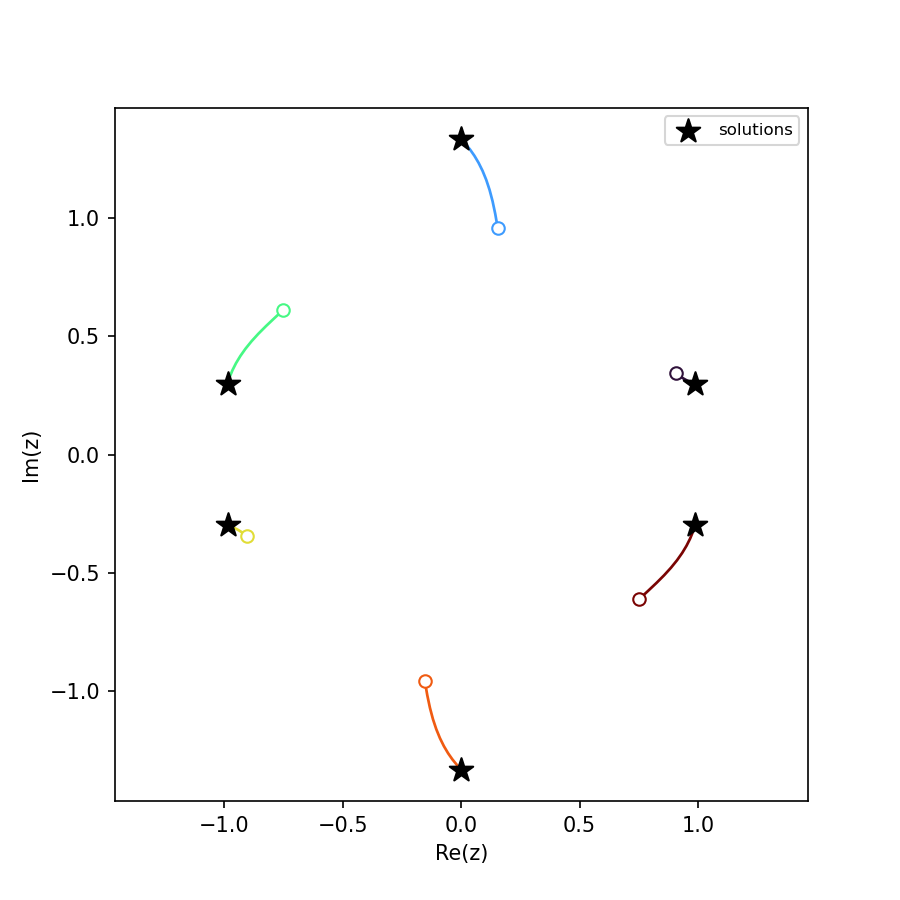

Recreate this plot in Python.
"""Watching the paths: observers and path data.

An observer is a small object you attach to a tracker (or any observable); its ``Observe``
method is called with an event every time something happens along a path.  This script builds
up from a one-line observer, to ``PathDataCollector`` recording a single path into numpy, to the
``SolutionPathCollector`` meta-observer that records every path of a whole solve -- and plots the
results.  It produces three figures:

    * observers_and_path_data  -- the six homotopy paths of z^6 - 2z^2 + 2 in the complex plane
    * cyclic3_paths            -- the cyclic-3 paths in 3-D, coloured by condition number
    * griewank_osborn_endgame  -- the Cauchy endgame loops at a singular solution, log-radial

Run:  python observers_and_path_data.py
"""

from fractions import Fraction

import numpy as np

import matplotlib
matplotlib.use('Agg')                 # headless: no display needed
import matplotlib.pyplot as plt
import matplotlib.colors as mcolors
from matplotlib.collections import LineCollection
from mpl_toolkits.mplot3d.art3d import Line3DCollection

import bertini
import bertini.tracking as tracking
from bertini import ZeroDimSolver, SolutionPathCollector
from bertini.multiprec import complex_mp
from bertini.nag_algorithm import observers as nag_observers

# we are here to WATCH tracking: with ambient recording on, a repeated identical solve
# recalls from the records and tracks nothing, so observers see nothing (see the
# observers tutorial's note and the automatic record keeping tutorial)
bertini.recording(False)


# --- Writing an observer in Python --------------------------------------------------------------

class StepPrinter(tracking.observers.amp.CustomObserver):
    def Observe(self, event):
        if isinstance(event, tracking.observers.amp.SuccessfulStep):
            trk = event.tracker()
            print("t =", complex(trk.current_time()),
                  " |z| =", trk.current_point(),
                  " cond =", float(trk.latest_condition_number()))


def custom_observer():
    """Build the y - t homotopy, attach a StepPrinter, track, and detach.  Returns the tracker."""
    y, t = bertini.Variable('y'), bertini.Variable('t')
    sys = bertini.System()
    sys.add_function(y - t)
    sys.add_path_variable(t)
    sys.add_variable_group(bertini.VariableGroup([y]))

    tracker = bertini.AMPTracker(sys)
    tracker.setup(bertini.Predictor.Euler, 1e-5, 1e5,
                  tracking.SteppingConfig(), tracking.NewtonConfig())
    tracker.precision_setup(tracking.amp_config_from(sys))

    printer = StepPrinter()
    tracker.add_observer(printer)
    end = np.zeros(sys.num_variables(), dtype=complex_mp)
    tracker.track_path(end, complex_mp(1), complex_mp(0), np.array([complex_mp(1)]))
    tracker.remove_observer(printer)

    # the ready-made CallbackObserver: attach a function without writing a class
    obs = tracking.observers.amp.CallbackObserver()
    obs.on(tracking.observers.amp.PrecisionChanged,
           lambda e: print(e.previous(), "->", e.next()))
    tracker.add_observer(obs)
    tracker.remove_observer(obs)

    return tracker, sys


# --- Collecting one path into numpy -------------------------------------------------------------

def collect_one_path(tracker, sys):
    """PathDataCollector records one path's time, points, and diagnostics into numpy arrays."""
    b = tracking.observers.amp.PathDataCollector()
    tracker.add_observer(b)
    end = np.zeros(sys.num_variables(), dtype=complex_mp)
    tracker.track_path(end, complex_mp(1), complex_mp(0), np.array([complex_mp(1)]))
    tracker.remove_observer(b)

    ts  = b.times()          # complex,  shape (n_steps,)
    zs  = b.points()         # complex,  shape (n_steps, n_vars)
    dgn = b.diagnostics()    # float,    shape (n_steps, 4): |t|, condition number, precision, stepsize

    assert len(ts) > 0 and zs.shape[1] == sys.num_variables()
    return ts, zs, dgn


# --- The meta-observer: every path of a whole solve ---------------------------------------------

def solve_degree_six():
    """Solve z^6 - 2z^2 + 2 and collect every path with a SolutionPathCollector.  Returns solver, A."""
    bertini.random.set_random_seed(2)   # so you get exactly this picture

    z = bertini.Variable('z')
    sys = bertini.System()
    sys.add_variable_group(bertini.VariableGroup([z]))
    sys.add_function(z**6 - 2*z**2 + 2)

    solver = ZeroDimSolver(sys, mptype='adaptive')

    A = SolutionPathCollector()
    solver.add_observer(A)
    solver.solve()

    assert len(A.series) == 6          # one PathDataCollector per solution path
    return solver, A


def plot_degree_six(solver, A):
    """Draw the six paths in the complex plane; save as observers_and_path_data.{svg,png}."""
    fig, ax = plt.subplots(figsize=(6, 6))
    cmap = plt.get_cmap('turbo')
    for i, path in enumerate(A.series):
        pts  = path.points()
        zaff = pts[:, 1] / pts[:, 0]                 # dehomogenize to affine z
        color = cmap(i / max(len(A.series) - 1, 1))
        ax.plot(zaff.real, zaff.imag, '-', color=color, lw=1.3)
        ax.plot(zaff.real[0], zaff.imag[0], 'o', color=color, ms=6, mfc='white')  # start, t near 1

    sols = [complex(s[0]) for s in solver.all_solutions()]
    ax.scatter([s.real for s in sols], [s.imag for s in sols],
               c='k', marker='*', s=140, zorder=5, label='solutions')
    ax.set_aspect(1.0); ax.set_box_aspect(1)     # 1:1 data scaling, square box
    ax.set_xlabel('Re(z)'); ax.set_ylabel('Im(z)')
    ax.legend(loc='upper right', fontsize=8)
    fig.savefig('observers_and_path_data.svg')
    fig.savefig('observers_and_path_data.png', dpi=150)


# --- Build it yourself: one observer that attaches another ---------------------------------------

class PathRecorder(tracking.observers.amp.CustomObserver):
    def __init__(self, parent, path_index):
        super().__init__()
        self.parent     = parent          # the observer we report back to
        self.path_index = path_index
        self._times     = []
        self._points    = []

    def Observe(self, event):
        if isinstance(event, tracking.observers.amp.SuccessfulStep):
            trk = event.tracker()
            # copy out *now* -- the event and tracker state are valid only during this call
            self._times.append(complex(trk.current_time()))
            self._points.append([complex(z) for z in trk.current_point()])

    def report(self):
        self.parent.receive(self.path_index,
                            np.array(self._times, dtype=complex),
                            np.array(self._points, dtype=complex))


class MyPathCollector(nag_observers.CustomObserver):
    def __init__(self):
        super().__init__()
        self.paths   = {}     # path_index -> (times, points), filled in by B.report()
        self._active = {}     # path_index -> (tracker, live recorder)

    def Observe(self, event):
        if isinstance(event, nag_observers.PathStarted):
            tracker = event.tracker()      # the tracker that RUNS this path (a thread-local
            b = PathRecorder(self, event.path_index())   # clone when threaded -- not the member
            tracker.add_observer(b)                  # attach B ...   tracker)
            self._active[event.path_index()] = (tracker, b)
        elif isinstance(event, nag_observers.PathComplete):
            tracker, b = self._active.pop(event.path_index())
            tracker.remove_observer(b)               # ... and detach it when the path is done
            b.report()                               # B hands its data back to A

    def receive(self, path_index, times, points):    # B calls this
        self.paths[path_index] = (times, points)


def hand_built_collector():
    """Reconstruct SolutionPathCollector from scratch with MyPathCollector + PathRecorder."""
    bertini.random.set_random_seed(2)
    z = bertini.Variable('z')
    sys = bertini.System()
    sys.add_variable_group(bertini.VariableGroup([z]))
    sys.add_function(z**6 - 2*z**2 + 2)

    solver = ZeroDimSolver(sys, mptype='adaptive')
    A = MyPathCollector()
    solver.add_observer(A)
    solver.solve()

    assert len(A.paths) == 6                  # same six paths SolutionPathCollector would give you
    assert all(len(times) > 0 for times, _ in A.paths.values())   # each path actually captured steps
    return A


# --- Observers, threads, and MPI: forcing a serial solve ----------------------------------------

def serial_solve():
    """Pin the solve to a single thread with num_threads = 1; SolutionPathCollector works the same."""
    z = bertini.Variable('z')
    sys = bertini.System()
    sys.add_variable_group(bertini.VariableGroup([z]))
    sys.add_function(z**6 - 2*z**2 + 2)

    solver = ZeroDimSolver(sys, mptype='adaptive')
    cfg = solver.get_config(bertini.nag_algorithm.ZeroDimConfig)
    cfg.num_threads = 1                 # 0 = auto (all cores), 1 = serial, N = N threads
    solver.set_config(cfg)

    A = SolutionPathCollector()         # works the same in serial and threaded
    solver.add_observer(A)
    solver.solve()
    assert len(A.series) == 6
    return A


# --- A 3-D system, coloured by condition number -------------------------------------------------

def solve_cyclic3():
    """Solve the cyclic-3 system and collect every path.  Returns solver, A, COND column index."""
    bertini.random.set_random_seed(3)

    x, y, z = bertini.Variable('x'), bertini.Variable('y'), bertini.Variable('z')
    sys = bertini.System()
    sys.add_variable_group(bertini.VariableGroup([x, y, z]))
    sys.add_function(x + y + z)
    sys.add_function(x*y + y*z + z*x)
    sys.add_function(x*y*z - 1)

    solver = ZeroDimSolver(sys, mptype='adaptive')
    A = SolutionPathCollector()
    solver.add_observer(A)
    solver.solve()

    COND = A.series[0].DIAGNOSTIC_COLUMNS.index("condition_number")
    return solver, A, COND


def plot_cyclic3(solver, A, COND):
    """Draw the cyclic-3 paths in 3-D coloured by condition number; save cyclic3_paths.{svg,png}."""
    tracks, all_cond = [], []
    for path in A.series:
        aff  = path.points()[:, 1:] / path.points()[:, 0:1]   # dehomogenize -> 3 affine coords
        real = aff.real                                        # (n, 3): Re(x), Re(y), Re(z)
        cond = path.diagnostics()[:, COND]
        tracks.append((real, cond)); all_cond.append(cond)

    norm = mcolors.LogNorm(vmin=max(min(c.min() for c in all_cond), 1.0),
                           vmax=max(c.max() for c in all_cond))

    fig = plt.figure(figsize=(7, 6))
    ax = fig.add_subplot(111, projection='3d')
    for real, cond in tracks:
        segs = np.stack([real[:-1], real[1:]], axis=1)         # consecutive points -> segments
        lc = Line3DCollection(segs, cmap='viridis', norm=norm)
        lc.set_array(0.5 * (cond[:-1] + cond[1:]))             # colour each segment by condition number
        lc.set_linewidth(2)
        ax.add_collection3d(lc)
        last = lc

    sols = solver.all_solutions()
    ax.scatter([complex(s[0]).real for s in sols],
               [complex(s[1]).real for s in sols],
               [complex(s[2]).real for s in sols], c='k', marker='*', s=120, depthshade=False)
    ax.set_xlabel('Re(x)'); ax.set_ylabel('Re(y)'); ax.set_zlabel('Re(z)')
    ax.set_box_aspect((1, 1, 1))                               # 1:1:1 data aspect ratio
    fig.colorbar(last, ax=ax, shrink=0.6, pad=0.1, label='condition number (log)')
    fig.savefig('cyclic3_paths.svg')
    fig.savefig('cyclic3_paths.png', dpi=150)


# --- Watching the Cauchy endgame at a singular solution -----------------------------------------

def solve_griewank_osborn():
    """Solve Griewank-Osborn and pick out the paths ending at its finite singular solution."""
    bertini.random.set_random_seed(1)

    x, y = bertini.Variable('x'), bertini.Variable('y')
    sys = bertini.System()
    sys.add_variable_group(bertini.VariableGroup([x, y]))
    sys.add_function(bertini.coefficient(Fraction(29, 16)) * x**3 - 2*x*y)  # exact rational coeff
    sys.add_function(y - x**2)

    solver = ZeroDimSolver(sys, mptype='adaptive', endgame='cauchy')
    A = SolutionPathCollector()
    solver.add_observer(A)
    solver.solve()

    # let the solver classify which paths ended at the finite singular solution; paths that
    # diverge to infinity are singular too, and would draw no loop around the origin
    singular_idx = {int(m.path_index) for m in solver.solution_metadata()
                    if m.is_singular and m.is_finite}
    singular = [p for p in A.series if p.path_index in singular_idx]
    return singular


def plot_griewank_osborn(singular):
    """Draw the Cauchy endgame loops on a log-radial scale; save griewank_osborn_endgame.{svg,png}."""
    path = max(singular, key=len)                 # one representative singular path
    aff  = path.points()[:, 1:] / path.points()[:, 0:1]
    xv   = aff[:, 0]
    t    = np.abs(path.times())
    eg   = t < 0.1                                 # the endgame portion (small |t|)
    xv, t = xv[eg], t[eg]

    r    = np.log10(np.abs(xv)) - np.log10(np.abs(xv).min()) + 0.1   # log-radial coordinate
    disp = r * np.exp(1j * np.angle(xv))

    fig, ax = plt.subplots(figsize=(6, 6))
    pts  = np.column_stack([disp.real, disp.imag])
    segs = np.stack([pts[:-1], pts[1:]], axis=1)
    lc = LineCollection(segs, cmap='plasma', norm=mcolors.LogNorm(t.min(), t.max()))
    lc.set_array(0.5 * (t[:-1] + t[1:]))
    ax.add_collection(lc)
    ax.scatter([0], [0], c='k', marker='*', s=160, zorder=5)  # the singular solution, at the centre
    R = -(np.log10(np.abs(xv).min())) + 0.3
    ax.set_xlim(-R, R); ax.set_ylim(-R, R); ax.set_aspect(1.0)
    fig.colorbar(lc, ax=ax, label='|t|  (log)')
    fig.savefig('griewank_osborn_endgame.svg')
    fig.savefig('griewank_osborn_endgame.png', dpi=150)


def main():
    # observer basics + one-path collection on the y - t homotopy
    tracker, sys = custom_observer()
    collect_one_path(tracker, sys)

    # meta-observer: every path of the degree-six solve, then plot (figure 1)
    solver, A = solve_degree_six()
    plot_degree_six(solver, A)

    # hand-built collector reconstructing SolutionPathCollector, and the serial-solve variant
    hand_built_collector()
    serial_solve()

    # cyclic-3 in 3-D coloured by condition number (figure 2)
    c3_solver, c3_A, COND = solve_cyclic3()
    plot_cyclic3(c3_solver, c3_A, COND)

    # Cauchy endgame at a singular Griewank-Osborn solution (figure 3)
    singular = solve_griewank_osborn()
    plot_griewank_osborn(singular)


if __name__ == '__main__':
    main()
